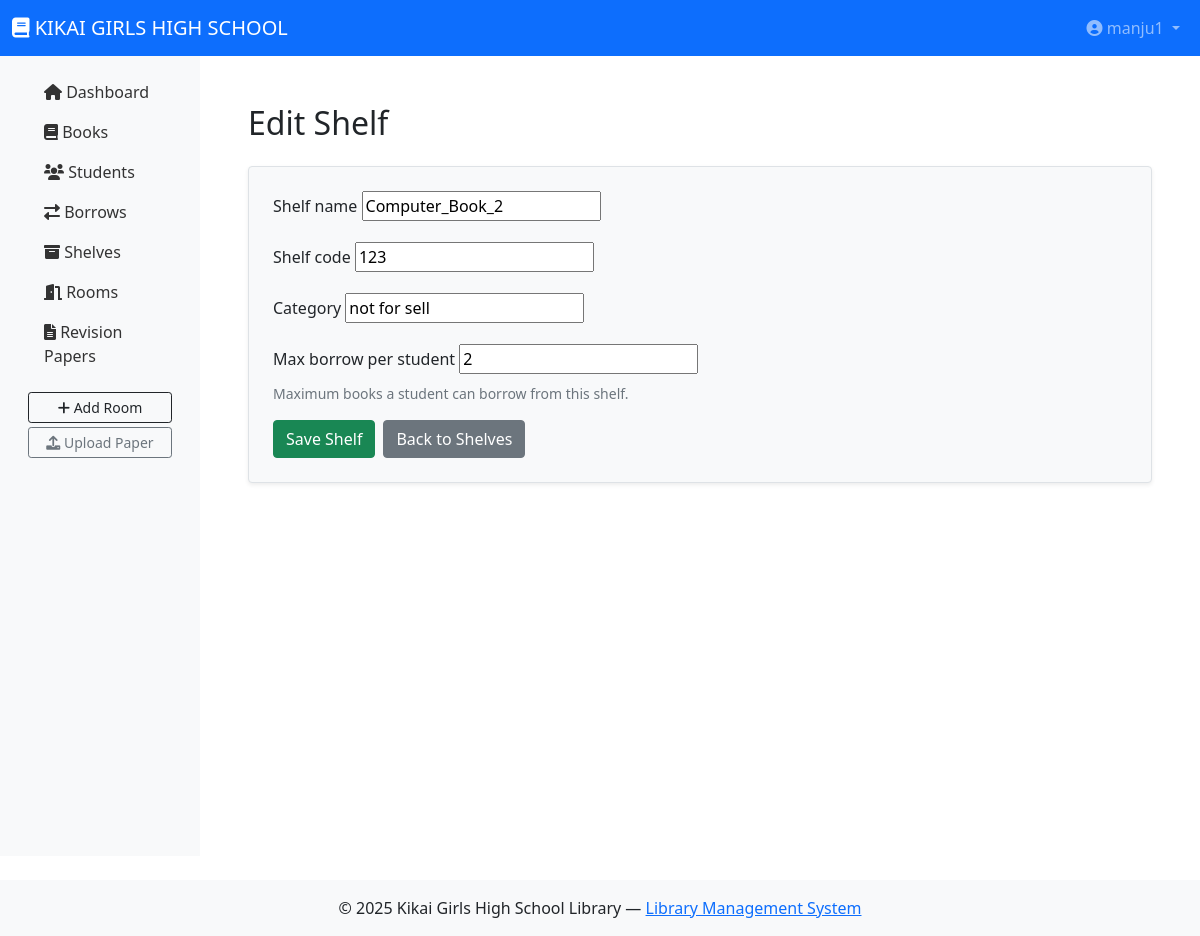
Page /library/shelves/edit/1/ (signed in) on the committed database.
### library/models.py (models this page shows, shortened)
class Shelf(models.Model):
    shelf_name = models.CharField(max_length=100, unique=True, null=True, blank=True)
    shelf_code = models.CharField(max_length=10, unique=True, null=True, blank=True)
    category = models.CharField(max_length=50, null=True, blank=True)
    form_class = models.CharField(max_length=50, null=True, blank=True, help_text="Form/class associated with this shelf.")  # New field
    shelf_count = models.PositiveIntegerField(default=0, editable=False)
    max_borrow_per_student = models.PositiveIntegerField(default=1, help_text="Maximum books a student can borrow from this shelf.")

### library/views.py (the view)
# urls.py: path('shelves/edit/<int:pk>/', views.shelf_edit, name='shelf_edit'),
@login_required
@user_passes_test(is_librarian)
def shelf_edit(request, pk):
    shelf = get_object_or_404(Shelf, pk=pk)
    if request.method == 'POST':
        form = ShelfForm(request.POST, instance=shelf)
        if form.is_valid():
            form.save()
            messages.success(request, "Shelf updated successfully.")
            return render(request, 'registration/loading.html', {"redirect_url": reverse("shelf_list")})
    else:
        form = ShelfForm(instance=shelf)
    return render(request, 'books/shelf_form.html', {'form': form, 'edit_mode': True})

### library/forms.py
class ShelfForm(forms.ModelForm):
    class Meta:
        model = Shelf
        fields = ['shelf_name', 'shelf_code', 'category','max_borrow_per_student']

### library/views.py (called while the page is built)
def is_librarian(user):
    return user.is_authenticated and user.is_staff

### templates/books/shelf_form.html (shortened to what this page needs)
{% extends 'base.html' %}
{% block content %}
<div class="container mt-4">
    <h2 class="mb-4">{% if edit_mode %}Edit Shelf{% else %}Add Shelf{% endif %}</h2>
    <form method="post" class="border p-4 shadow-sm rounded bg-light mb-3">
        {% for field in form %}
            <div class="mb-3">
                <label class="form-label">{{ field.label }}</label>
                {{ field }}
                {% if field.help_text %}
                    <div class="form-text">{{ field.help_text }}</div>
                {% endif %}
            </div>
        {% endfor %}
        <div class="d-flex gap-2">
            <button type="submit" class="btn btn-success">Save Shelf</button>
            <a href="{% url 'shelf_list' %}" class="btn btn-secondary">Back to Shelves</a>
        </div>
    </form>
</div>
{% endblock %}

### templates/base.html (shortened to what this page needs)
<!doctype html>
<html lang="en">
<head>
  <link href="https://cdn.jsdelivr.net/npm/bootstrap@5.1.3/dist/css/bootstrap.min.css" rel="stylesheet">
  <link href="https://cdnjs.cloudflare.com/ajax/libs/font-awesome/6.0.0/css/all.min.css" rel="stylesheet">
</head>
<body>
  {% if user.is_authenticated %}
  <nav class="navbar navbar-expand-lg navbar-dark bg-primary">
    <div class="container-fluid">
      <a class="navbar-brand" href="{% url 'dashboard' %}">
        <i class="fas fa-book"></i> KIKAI GIRLS HIGH SCHOOL
      </a>
      <div class="collapse navbar-collapse">
        <ul class="navbar-nav ms-auto">
          <li class="nav-item dropdown">
            <a class="nav-link dropdown-toggle" href="#" id="profileDropdown" role="button" data-bs-toggle="dropdown">
              <i class="fas fa-user-circle"></i> {{ user.username }}
            </a>
          </li>
        </ul>
      </div>
    </div>
  </nav>
  {% endif %}
  <div class="container-fluid">
    <div class="row">
      {% if user.is_authenticated %}
      <nav class="col-lg-2 d-none d-lg-block sidebar py-3">
        {% include 'includes/sidebar_links.html' %}
      </nav>
      {% endif %}
      <main class="{% if user.is_authenticated %}col-lg-10{% else %}col-12{% endif %} main-content">
        {% block content %}{% endblock %}
      </main>
    </div>
  </div>
  <footer class="bg-light text-center py-3 mt-4">
    © {% now "Y" %} Kikai Girls High School Library —
    <a href="#">Library Management System</a>
  </footer>
</body>
</html>

### templates/base.html (style rules this page uses)
.sidebar { background-color: #f8f9fa; min-height: 100vh; }
.main-content { padding: 1.5rem; }

### rows in the picture
Shelf: form "Computer_Book_2" "123" "not for sell" "2"

### other values in the picture
{{ user.username }} "manju1"
{{ field.label }} "Shelf name" "Shelf code" "Category" "Max borrow per student"
{{ field.help_text }} "Maximum books a student can borrow from this shelf."
